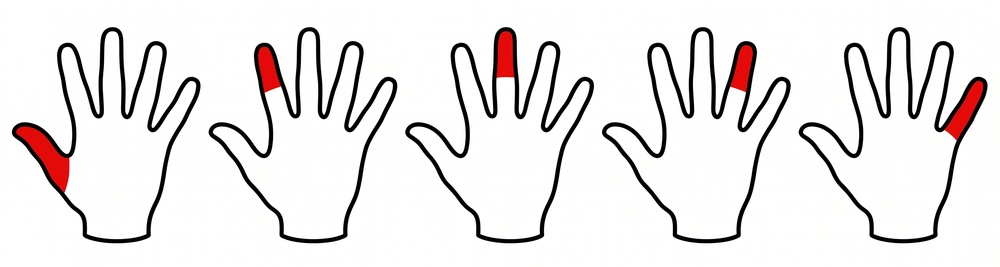
#> input picture examples/MEG-localizer2/stimuli/hands/fingers_all.jpg, 1000 x 267 px, shrunk from 2766 x 738 before the run
$ python split_hands.py
#> lines starting #> are read from the running program, lines starting #| are printed output that depends on the picture
#> in main, img is the input picture: PIL image 1000x267 RGB; mean R, G, B 232.8, 229.6, 229.2
#!/usr/bin/env python3
"""Split fingers_all.jpg into one file per hand (f1.jpg … f5.jpg).

The hands are separated by columns containing only white pixels. The script
finds those gaps automatically and cuts the image vertically at the middle of
each gap, so neighbouring hands never overlap in the output files.

Every output file has the same width (--width, default: the widest slice) and
the hand's ink is horizontally centred in it. Pixels are only ever taken from
the hand's own slice; the rest of the canvas is white.

Usage: python3 split_hands.py [fingers_all.jpg] [--width N] [--prefix f] [--threshold 240]
"""
import argparse
import sys

import numpy as np
from PIL import Image


def find_hands(img, threshold):
    """Return [(ink0, ink1, cut0, cut1), …] per hand.

    ink0..ink1 is the column range that contains the hand's pixels;
    cut0..cut1 is the slice allotted to it (cut mid-gap, no overlap).
    """
#> called with threshold = 240
    gray = np.asarray(img.convert("L"))
    ink = (gray < threshold).any(axis=0)  # True for columns with any non-white pixel

    # Runs of ink columns = hands.
    runs = []
    start = None
    for x, v in enumerate(ink):
        if v and start is None:
            start = x
        elif not v and start is not None:
            runs.append((start, x))
            start = None
#> this loop made 1000 passes
#> v on passes 1 to 12: False, False, False, False, False, False, False, False, False, False, False, True
#> after the loop, runs = [(11, 201), (208, 398), (405, 594), (601, 791), (798, 988)]
    if start is not None:
        runs.append((start, len(ink)))

    # Drop specks narrower than 1% of the width (JPEG noise).
    min_w = img.width // 100
#> min_w = 10
    runs = [r for r in runs if r[1] - r[0] >= min_w]

    # Cut boundaries: image edges and the midpoint of every gap between runs.
    cuts = [0]
    for (_, a1), (b0, _) in zip(runs, runs[1:]):
        cuts.append((a1 + b0) // 2)
#> this loop made 4 passes
#> (a1, b0) on passes 1 to 4: (201, 208), (398, 405), (594, 601), (791, 798)
#> after the loop, cuts = [0, 204, 401, 597, 794]
    cuts.append(img.width)
    return [(i0, i1, c0, c1) for (i0, i1), (c0, c1) in zip(runs, zip(cuts, cuts[1:]))]


def main():
    ap = argparse.ArgumentParser(description=__doc__.splitlines()[0])
    ap.add_argument("image", nargs="?", default="fingers_all.jpg")
    ap.add_argument("--width", type=int, default=0,
                    help="output width in px (default: width of the widest slice)")
    ap.add_argument("--prefix", default="f", help="output name prefix (default: f → f1.jpg …)")
    ap.add_argument("--threshold", type=int, default=240,
                    help="gray level below which a pixel counts as ink (default 240)")
    ap.add_argument("--expect", type=int, default=5, help="expected number of hands (default 5)")
    args = ap.parse_args()

    img = Image.open(args.image).convert("RGB")
    hands = find_hands(img, args.threshold)
#> hands = [(11, 201, 0, 204), (208, 398, 204, 401), (405, 594, 401, 597), (601, 791, 597, 794), (798, 988, 794, 1000)]
    if len(hands) != args.expect:
        sys.exit(f"found {len(hands)} hands, expected {args.expect}: {hands}")

    width = args.width or max(c1 - c0 for _, _, c0, c1 in hands)
#> width = 206
    widest_ink = max(i1 - i0 for i0, i1, _, _ in hands)
#> widest_ink = 190
    if width < widest_ink:
        sys.exit(f"--width {width} is narrower than the widest hand ({widest_ink} px)")

    for n, (i0, i1, c0, c1) in enumerate(hands, 1):
        # Window of `width` columns centred on the hand's ink, clipped to its
        # own slice so nothing from a neighbour is copied.
        centre = (i0 + i1) / 2
        w0 = int(round(centre - width / 2))
        src0, src1 = max(w0, c0), min(w0 + width, c1)
        canvas = Image.new("RGB", (width, img.height), "white")
        canvas.paste(img.crop((src0, 0, src1, img.height)), (src0 - w0, 0))
        out = f"{args.prefix}{n}.jpg"
        canvas.save(out, quality=95)
        print(f"{out}: ink {i0}-{i1} centred, {width}x{img.height}")
#> this loop made 5 passes
#> (i0, i1, c0, c1, centre, w0, src0, src1) on passes 1 to 5: (11, 201, 0, 204, 106, 3, 3, 204), (208, 398, 204, 401, 303, 200, 204, 401), (405, 594, 401, 597, 499.5, 396, 401, 597), (601, 791, 597, 794, 696, 593, 597, 794), (798, 988, 794, 1000, 893, 790, 794, 996)
#| f1.jpg: ink 11-201 centred, 206x267
#| f2.jpg: ink 208-398 centred, 206x267
#| f3.jpg: ink 405-594 centred, 206x267
#| f4.jpg: ink 601-791 centred, 206x267
#| f5.jpg: ink 798-988 centred, 206x267
#> pass 1, in main, `canvas.save(out, quality=95)`:
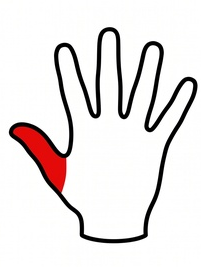
#> saved as f1.jpg: PIL image 206x267 RGB; mean R, G, B 233.2, 228.1, 227.8
#> pass 2, in main, `canvas.save(out, quality=95)`:
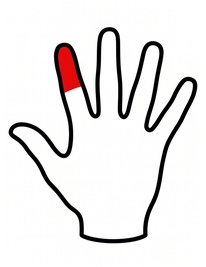
#> saved as f2.jpg: PIL image 206x267 RGB; mean R, G, B 233.6, 231.1, 230.8
#> after the loop:
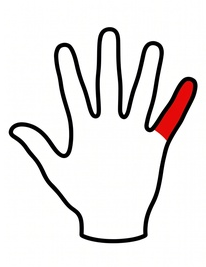
#> canvas: PIL image 206x267 RGB; mean R, G, B 233.5, 230.3, 229.9


if __name__ == "__main__":
    main()
